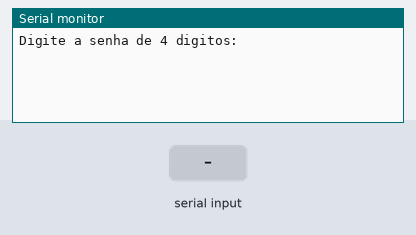
Simulated run of this sketch. Board: Arduino Uno, built with avr-gcc and run on an emulated ATmega328P. On the bench: the last lines printed to the serial monitor. Inputs (shaded band) come from the test bench.

Above: at 0.9 s.
1.0 s: "90,45\n" received over Serial
At 1.9 s:
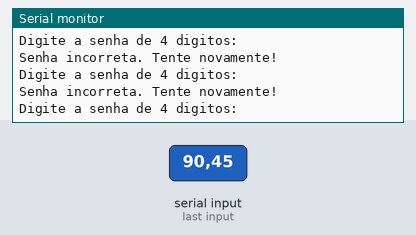
At 3.3 s:
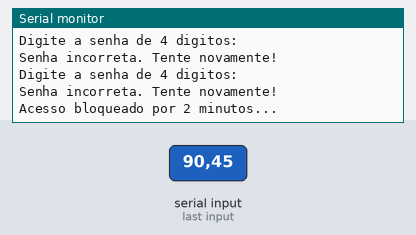

The sketch:

sistema_de_login_com_senha_num_rica1.ino
```cpp
/*Sistema de login com senha numérica - Faça um programa que peça ao usuário uma
senha de 4 dígitos.*/

void setup() {
  Serial.begin(9600);

  int senhaCorreta = 1234;
  int senhaDigitada;
  int tentativas = 0;

  while (true) {
    Serial.println("Digite a senha de 4 digitos:");

    while (Serial.available() == 0) {}
    senhaDigitada = Serial.parseInt();

    if (senhaDigitada == senhaCorreta) {
      Serial.println("Login efetuado com sucesso");
      break;
    } else {
      Serial.println("Senha incorreta. Tente novamente!");
      tentativas++;
    }

    if (tentativas >= 3) {
      Serial.println("Acesso bloqueado por 2 minutos...");
      delay(120000); // Espera 2 minutos (120000 milissegundos)
      tentativas = 0;
    }
  }
}

void loop() {
  // Nada aqui
}
```

Measured:
- after the input at 1.0 s, the serial monitor: prints a new line at once (image 1)
